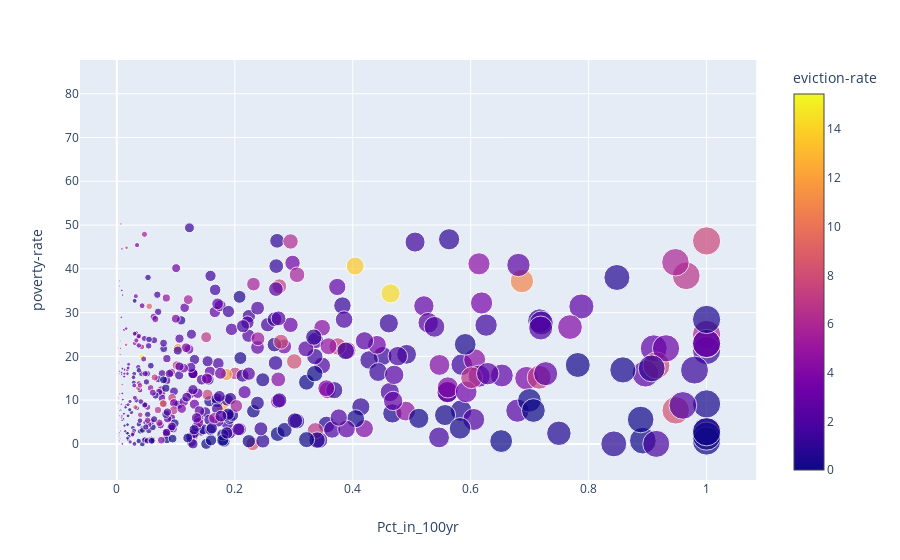

Notebook code for this chart:
### Code cell
ax3 = px.scatter(df, 
                 x= "Pct_in_100yr", 
                 y = "poverty-rate", 
                 size='Pct_in_100yr', 
                 color = 'eviction-rate')
ax3.show()

### Figure 1 — Plotly figure (JSON) as saved in the notebook; plotly's stock layout.template omitted (floating-point values rounded to 4 significant figures; data arrays with more than 128 entries replaced by an {"elided": "..."} marker saying what was removed)
{"data": [{"hoverlabel": {"namelength": 0}, "hovertemplate": "Pct_in_100yr=%{marker.size}<br>poverty-rate=%{y}<br>eviction-rate=%{marker.color}", "legendgroup": "", "marker": {"color": {"elided": "793 float values"}, "coloraxis": "coloraxis", "size": {"elided": "793 float values"}, "sizemode": "area", "sizeref": 0.0025, "symbol": "circle"}, "mode": "markers", "name": "", "showlegend": false, "type": "scatter", "x": {"elided": "793 float values"}, "xaxis": "x", "y": {"elided": "793 float values"}, "yaxis": "y"}], "layout": {"autosize": true, "coloraxis": {"colorbar": {"title": {"text": "eviction-rate"}}, "colorscale": [[0, "#0d0887"], [0.1111, "#46039f"], [0.2222, "#7201a8"], [0.3333, "#9c179e"], [0.4444, "#bd3786"], [0.5556, "#d8576b"], [0.6667, "#ed7953"], [0.7778, "#fb9f3a"], [0.8889, "#fdca26"], [1, "#f0f921"]]}, "legend": {"itemsizing": "constant", "tracegroupgap": 0}, "margin": {"t": 60}, "xaxis": {"anchor": "y", "autorange": true, "domain": [0, 0.98], "range": [-0.05978, 1.073], "title": {"text": "Pct_in_100yr"}, "type": "linear"}, "yaxis": {"anchor": "x", "autorange": true, "domain": [0, 1], "range": [-7.918, 87.63], "title": {"text": "poverty-rate"}, "type": "linear"}}}
